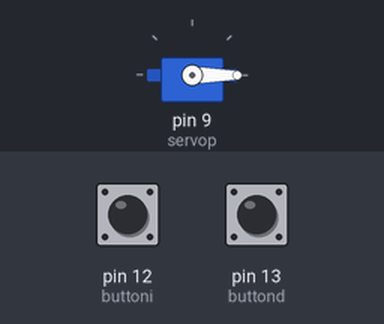
Simulated run of this sketch. Board: Arduino Uno, built with avr-gcc and run on an emulated ATmega328P. Parts: servo. The test bench sets the inputs (shaded band); at power-on: pin 12 (buttoni) HIGH, pin 13 (buttond) HIGH.

Above: at 1.2 s.
1.3 s: pin 12 (buttoni) pulled LOW for 1 s
At 1.45 s:
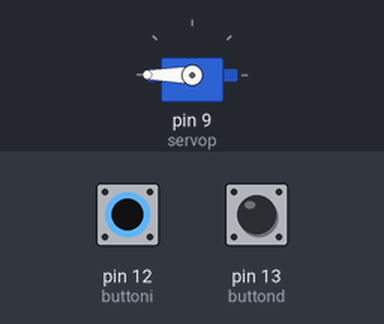
3.8 s: pin 12 (buttoni) pulled LOW for 0.15 s
At 5.1 s:
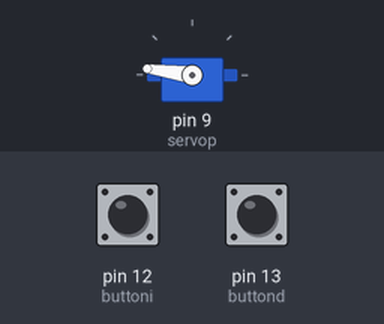
5.4 s: pin 13 (buttond) pulled LOW for 3.2 s
At 5.55 s:
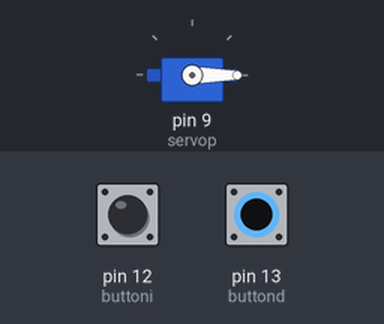
10.1 s: pin 13 (buttond) pulled LOW for 1 s
At 10.72 s:
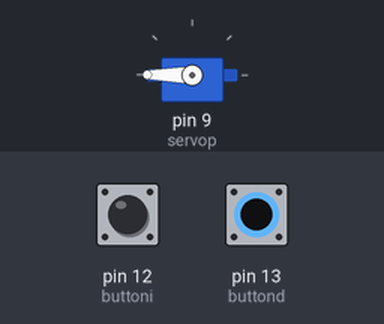
12.6 s: pin 13 (buttond) pulled LOW for 0.15 s
At 13.8 s:
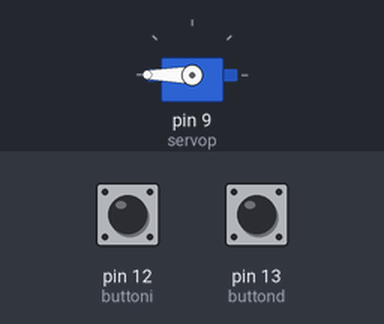
14.2 s: pin 12 (buttoni) pulled LOW for 3.2 s
At 18.3 s:
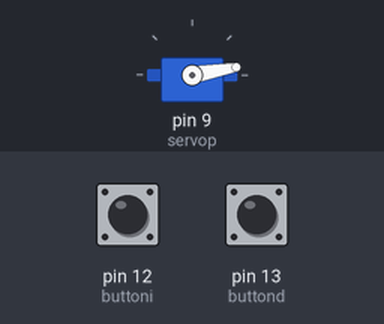
Timing chart, 0 to 19.8 s (numbered marks = the images above; inputs shaded):
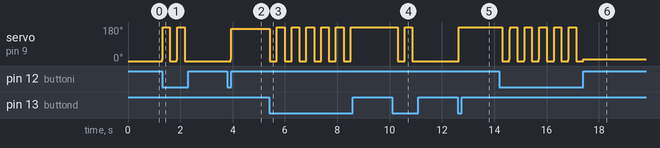

The sketch:

servo.ino
```cpp
#include<Servo.h>
int buttoni = 12;
int buttond = 13;
int servop = 9;
int servoturn;
int servopos;
int Buttonreadi;
int Buttonreadd ;
int j;
int z;
Servo myServo;
void setup() {
  // put your setup code here, to run once:
Serial.begin(9600);
myServo.attach(servop);
pinMode(buttoni, INPUT);
pinMode(buttond, INPUT);
myServo.write(0);
}

void loop() {
  // put your main code here, to run repeatedly:
Buttonreadi = digitalRead(buttoni);
Buttonreadd = digitalRead(buttond);


if (Buttonreadi == 0){

  servoturn = (servoturn + 10);
  }


if (Buttonreadd == 0){

  servoturn = (servoturn - 10);
  }


myServo.write(servoturn);
}
```

Measured:
- after the input at 1.3 s, servo on pin 9 (servop): alternates 180° for 0.30 s and 0° for 0.27 s, 4 changes in all, then stays 0°, starting at once
- after the input at 3.8 s, servo on pin 9 (servop): 0° → 172° after 0.13 s
- after the input at 5.4 s, servo on pin 9 (servop): 172° → 171° at once, then repeats every 0.56 s: 0° 0.27 s, 180° 0.27 s, 179° 0.02 s, until it stays 180° from 8.5 s
- after the input at 10.1 s, servo on pin 9 (servop): 180° → 0° after 0.19 s, → 180° 0.29 s later, → 0° 0.27 s later
- after the input at 12.6 s, servo on pin 9 (servop): 0° → 180° at once
- after the input at 14.2 s, servo on pin 9 (servop): ramps from 0° to 180° and jumps back, once every 0.56 s
